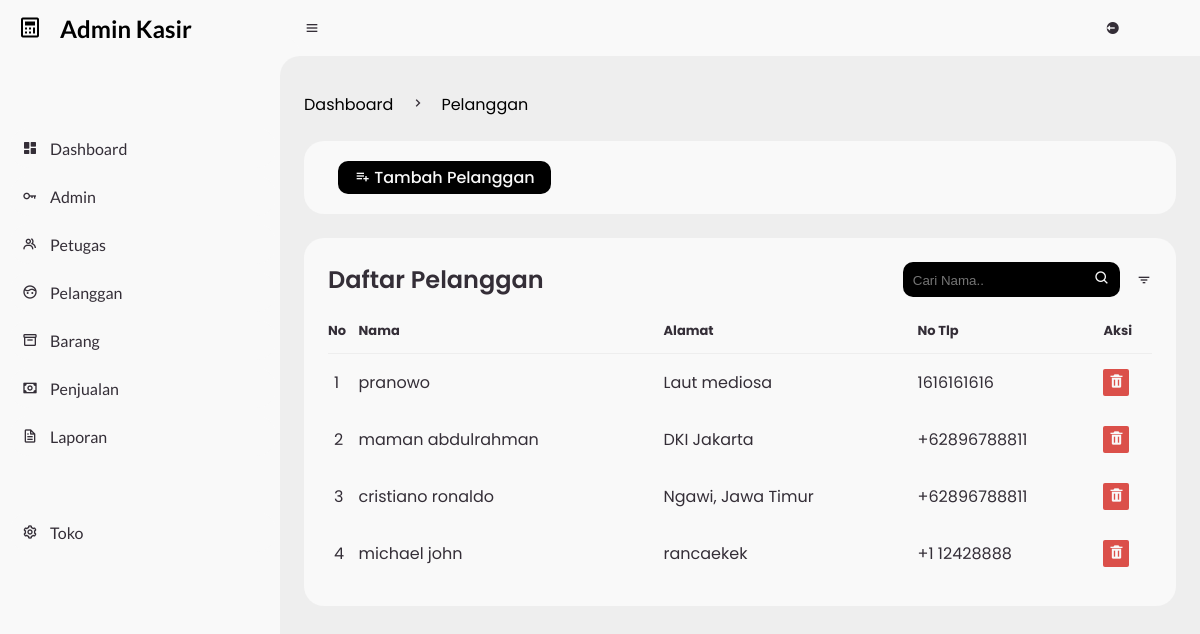
Before: /admin/?page=pelanggan/pelanggan (signed in) with the older database file.
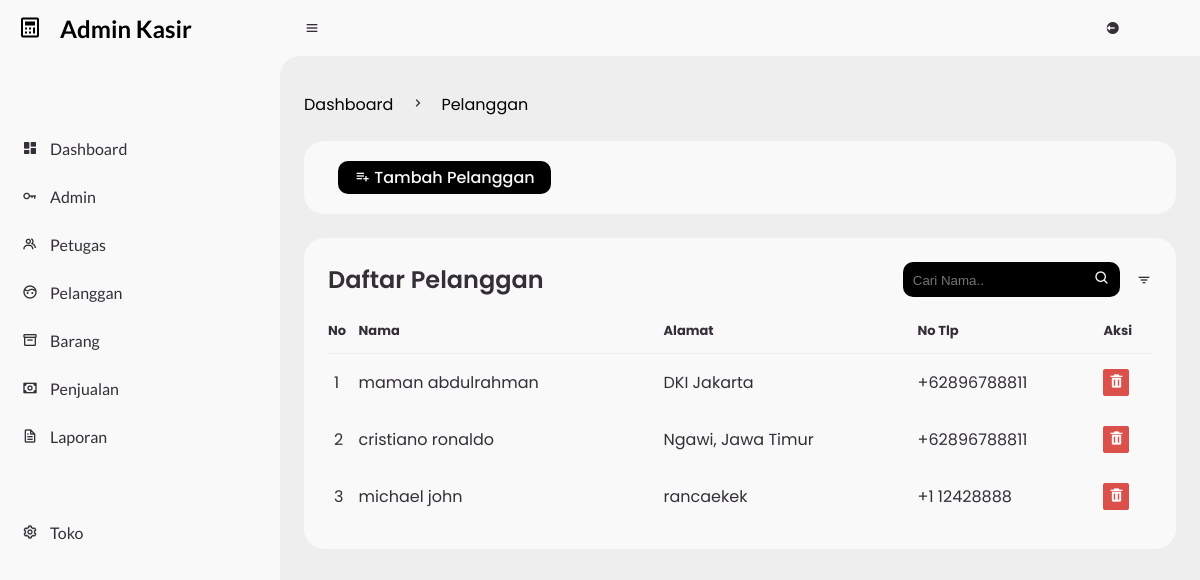
After: the same page with the newer database file.
### tables this page shows
CREATE TABLE `pelanggan` (
  `pelangganID` int(11) NOT NULL,
  `nama_pelanggan` varchar(200) NOT NULL,
  `alamat` text NOT NULL,
  `nomor_telepon` varchar(15) NOT NULL
);

### admin/pelanggan/pelanggan.php (the view, shortened to what this page needs)
<?php
function pelanggan($query)
{
    global $koneksi;
    $result = mysqli_query($koneksi, $query);
    $rows = [];
    while ($row = mysqli_fetch_assoc($result)) {
        $rows[] = $row;
    }
    return $rows;
}
$hasil = pelanggan("SELECT * FROM pelanggan WHERE pelangganID != 3;");
?>
<main>
    <div class="head-title">
        <div class="left">
            <ul class="breadcrumb">
                <li>
                    <a href="?page=dashboard" class="active">Dashboard</a>
                </li>
                <li><i class='bx bx-chevron-right'></i></li>
                <li>
                    <a class="active" href="#">Pelanggan</a>
                </li>
            </ul>
        </div>
    </div>
    <div class="table-data">
        <div class="order">
            <a href="../../form/regis_member.php" target="_blank" class="btn-tambah">
                <i class='bx bx-list-plus'></i>
                <span class="text">Tambah Pelanggan</span>
            </a>
        </div>
    </div>
    <div class="table-data">
        <div class="order">
            <div class="head">
                <h3>Daftar Pelanggan
                </h3>
                <span class="btn-cari">
                    <input type="text" id="myInput" class="cari" onkeyup="myFunction()" placeholder="Cari Nama.." title="Type in a name">
                    <i class="bx bx-search"></i>
                </span>
                <i class='bx bx-filter'></i>
            </div>
            <table id="myTable">
                <thead class="header">
                    <tr>
                        <th>No</th>
                        <th>Nama</th>
                        <th>Alamat</th>
                        <th>No Tlp</th>
                        <th>Aksi</th>
                    </tr>
                </thead>
                <tbody>
                    <?php $count = 1; ?>
                    <?php foreach ($hasil as $pelanggan_data) : ?>
                        <tr>
                            <td><?php echo $count ?></td>
                            <td><?php echo $pelanggan_data['nama_pelanggan']; ?></td>
                            <td><?php echo $pelanggan_data['alamat']; ?></td>
                            <td><?php echo $pelanggan_data['nomor_telepon']; ?></td>
                            <td>
                                <a href="?page=produk/hapus&pelangganID=<?php echo $pelanggan_data['pelangganID'] ?>" class="hapus" onclick="return confirm('Yakin Di Hapus')"><i class='bx bxs-trash'></i></a>
                            </td>
                        </tr>
                        <?php $count++; ?>
                    <?php endforeach; ?>
                </tbody>
            </table>
        </div>
    </div>
</main>

Changed rows visible on the page:
removed pelanggan: nama_pelanggan "pranowo", alamat "Laut mediosa", nomor_telepon "1616161616"
